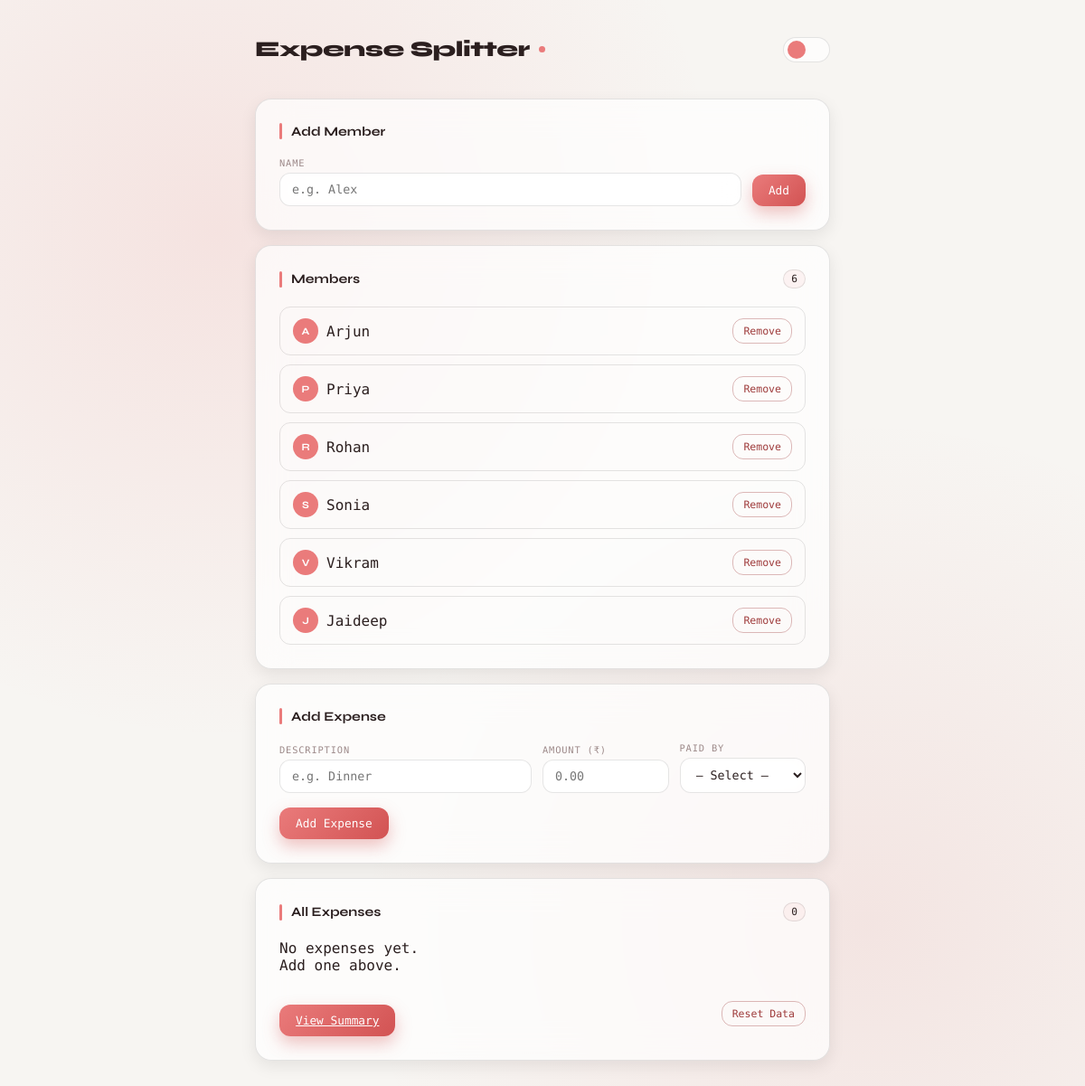
The page / on the database its author committed.
### tables this page shows
CREATE TABLE members (
    id INTEGER PRIMARY KEY AUTOINCREMENT,
    name TEXT NOT NULL UNIQUE
);

### app.py (the view)
@app.route('/')
def index():
    conn = get_db_connection()
    members = conn.execute('SELECT * FROM members').fetchall()
    expenses = conn.execute('''
        SELECT expenses.id, members.name, expenses.category, expenses.amount, expenses.date
        FROM expenses
        JOIN members ON expenses.member_id = members.id
        ORDER BY date DESC
    ''').fetchall()
    conn.close()
    return render_template('index.html', members=members, expenses=expenses)

### app.py (called while the page is built)
def get_db_connection():
    conn = sqlite3.connect(DB_PATH)
    conn.row_factory = sqlite3.Row
    return conn

### templates/index.html (shortened to what this page needs)
<!DOCTYPE html>
<html lang="en" data-theme="light">
<head>
  <link rel="stylesheet" href="{{ url_for('static', filename='style.css') }}">
</head>
<body>
<div class="wrap">
<div class="hd">
  <div class="hd-left">
    <h1>Expense Splitter</h1>
    <span class="hd-pip"></span>
  </div>
  <button class="toggle" id="themeToggle" aria-label="Toggle theme">
    <div class="tg-thumb">
    </div>
  </button>
</div>
<div class="card">
<div class="ch">
<div class="ch-bar"></div>
<span class="ch-title">Add Member</span>
</div>
<form action="/add_member" method="post">
<div class="row">
<div class="fg">
<label class="fl">Name</label>
<input type="text" name="member_name" placeholder="e.g. Alex" required>
</div>
<button type="submit" class="btn btn-p">Add</button>
</div>
</form>
</div>
<div class="card">
<div class="ch">
<div class="ch-bar"></div>
<span class="ch-title">Members</span>
<span class="ch-badge">{{ members|length }}</span>
</div>
{% if members %}
<ul class="list">
{% for m in members %}
<li class="m-item">
<div class="m-name">
<div class="avatar">{{ m['name'][0].upper() }}</div>
{{ m['name'] }}
</div>
<form action="/delete_member" method="post">
<button type="submit" class="btn btn-d">Remove</button>
</form>
</li>
{% endfor %}
</ul>
{% else %}
<div class="empty">
No members yet.<br>
Add one above to get started.
</div>
{% endif %}
</div>
<div class="card">
<div class="ch">
<div class="ch-bar"></div>
<span class="ch-title">Add Expense</span>
</div>
<form action="/add_expense" method="post">
<div class="row">
<div class="fg" style="flex:2;min-width:150px">
<label class="fl">Description</label>
<input type="text" name="category" placeholder="e.g. Dinner" required>
</div>
<div class="fg" style="min-width:110px">
<label class="fl">Amount (₹)</label>
<input type="number" step="0.01" min="0" name="amount" placeholder="0.00" required>
</div>
<div class="fg" style="min-width:130px">
<label class="fl">Paid by</label>
<select name="member_id" required>
<option value="">— Select —</option>
</select>
</div>
</div>
<button type="submit" class="btn btn-p btn-full">
Add Expense
</button>
</form>
</div>
<div class="card">
<div class="ch">
<div class="ch-bar"></div>
<span class="ch-title">All Expenses</span>
<span class="ch-badge">{{ expenses|length }}</span>
</div>
{% if expenses %}
<ul class="list">
{% for e in expenses %}
<li class="e-item">
<div class="e-left">
<span class="e-cat">{{ e['category'] }}</span>
<span class="e-meta">
{{ e['name'] }} · {{ e['date'] }}
</span>
</div>
<span class="e-amt">
₹{{ "%.2f"|format(e['amount']) }}
</span>
<form action="/delete_expense" method="POST">
<input type="hidden" name="expense_id" value="{{ e['id'] }}">
<button type="submit" class="btn btn-d">Delete</button>
</form>
</li>
{% endfor %}
</ul>
{% else %}
<div class="empty">
No expenses yet.<br>
Add one above.
</div>
{% endif %}
<div class="actions">
<a href="/summary" class="btn btn-p">
View Summary
</a>
<form action="/reset" method="post">
<button type="submit" class="btn btn-d"
onclick="return confirm('Reset all expense data?')">
Reset Data
</button>
</form>
</div>
</div>
</div>
</body>
</html>

### static/style.css (style rules this page uses)
:root { --bg:#f7f5f2; --bg-card:rgba(255,255,255,.70); --bg-input:rgba(255,255,255,.75); --border:rgba(0,0,0,.10); --border-focus:#EA7B7B; --text-1:#2b1f1f; --text-2:#5c4a4a; --text-3:#9d8a8a; --accent:#EA7B7B; --accent-h:#D25353; --accent-dim:rgba(234,123,123,.20); --accent-dim2:rgba(234,123,123,.08); --danger:#9E3B3B; --danger-dim:rgba(158,59,59,.15); --glass-blur:18px; --sh-s:0 6px 18px rgba(0,0,0,.08); --sh-m:0 20px 50px rgba(0,0,0,.12); --r:18px; --r-s:12px; --r-xs:7px; --ease:cubic-bezier(.4,0,.2,1); --t:.2s var(--ease); --ts:.38s var(--ease); }
*,*::before,*::after { box-sizing:border-box; margin:0; padding:0; }
body { font-family:'DM Mono',monospace; background: radial-gradient(circle at 20% 20%, rgba(234,123,123,.15), transparent 40%), radial-gradient(circle at 80% 80%, rgba(210,83,83,.10), transparent 40%), var(--bg); color:var(--text-1); min-height:100vh; transition:background var(--ts),color var(--ts); }
.wrap { max-width:680px; margin:auto; padding:40px 22px 90px; }
.hd { display:flex; align-items:center; justify-content:space-between; margin-bottom:40px; }
.hd-left { display:flex; align-items:center; gap:10px; }
.hd h1 { font-family:'Syne',sans-serif; font-size:1.5rem; font-weight:800; letter-spacing:-.02em; }
.hd-pip { width:7px; height:7px; border-radius:50%; background:var(--accent); }
.toggle { width:52px; height:28px; border-radius:100px; border:1px solid var(--border); background:var(--bg-card); cursor:pointer; position:relative; display:flex; align-items:center; padding:3px; transition:all var(--t); }
.tg-thumb { width:20px; height:20px; border-radius:50%; background:var(--accent); position:absolute; left:4px; transition:transform var(--ts); }
.card { backdrop-filter:blur(var(--glass-blur)); -webkit-backdrop-filter:blur(var(--glass-blur)); background:var(--bg-card); border:1px solid var(--border); border-radius:var(--r); padding:26px; margin-bottom:16px; box-shadow:var(--sh-s); transition:all var(--t); }
.ch { display:flex; align-items:center; gap:10px; margin-bottom:20px; }
.ch-bar { width:3px; height:18px; background:var(--accent); border-radius:2px; }
.ch-title { font-family:'Syne',sans-serif; font-size:.9rem; font-weight:700; }
.ch-badge { margin-left:auto; font-size:.7rem; padding:3px 8px; border-radius:100px; background:var(--accent-dim2); border:1px solid var(--border); }
.row { display:flex; gap:12px; align-items:flex-end; flex-wrap:nowrap; }
.row .fg { flex:1; min-width:0; }
.row .btn { flex-shrink:0; margin-top:18px; }
.card .btn-p { margin-top:16px; }
.actions { display:flex; justify-content:space-between; align-items:center; margin-top:18px; }
.fg { display:flex; flex-direction:column; gap:5px; }
.fl { font-size:.65rem; text-transform:uppercase; letter-spacing:.08em; color:var(--text-3); }
input,select { width:100%; padding:10px 13px; background:var(--bg-input); border:1.5px solid var(--border); border-radius:var(--r-s); color:var(--text-1); font-family:'DM Mono',monospace; outline:none; backdrop-filter:blur(10px); transition:all var(--t); }
.btn { display:inline-flex; align-items:center; justify-content:center; padding:10px 18px; border-radius:var(--r-s); border:none; cursor:pointer; font-family:'DM Mono',monospace; font-size:.8rem; transition:all var(--t); }
.btn-p { background:linear-gradient(135deg,#EA7B7B,#D25353); color:white; box-shadow:0 8px 18px rgba(210,83,83,.35); }
.btn-d { background:transparent; color:var(--danger); border:1px solid rgba(158,59,59,.35); padding:6px 11px; font-size:.72rem; }
.list { list-style:none; display:flex; flex-direction:column; gap:10px; }
.m-item, .e-item, .s-item { display:flex; align-items:center; justify-content:space-between; padding:12px 14px; border:1px solid var(--border); border-radius:var(--r-s); transition:all var(--t); }
.m-name { display:flex; align-items:center; gap:9px; }
.avatar { width:28px; height:28px; border-radius:50%; background:var(--accent); color:white; font-family:'Syne',sans-serif; font-size:.7rem; font-weight:700; display:flex; align-items:center; justify-content:center; }

### rows shown on the page
members: name "A", name "Arjun"
members: name "P", name "Priya"
members: name "R", name "Rohan"
members: name "S", name "Sonia"
members: name "V", name "Vikram"
members: name "J", name "Jaideep"

### other values the page prints
{{ members|length }} "6"
{{ expenses|length }} "0"
